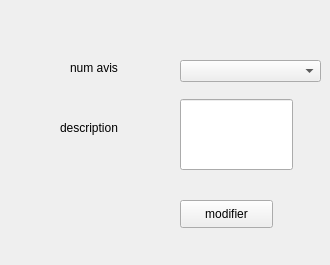
     <widget class="QWidget" name="tab_9">
      <attribute name="title">
       <string>modifier un avis de client</string>
      </attribute>
      <widget class="QLabel" name="label_15">
       <property name="geometry">
        <rect>
         <x>70</x>
         <y>240</y>
         <width>61</width>
         <height>16</height>
        </rect>
       </property>
       <property name="text">
        <string/>
       </property>
      </widget>
      <widget class="QLabel" name="label_16">
       <property name="geometry">
        <rect>
         <x>70</x>
         <y>60</y>
         <width>61</width>
         <height>16</height>
        </rect>
       </property>
       <property name="text">
        <string>num avis</string>
       </property>
      </widget>
      <widget class="QLabel" name="label_20">
       <property name="geometry">
        <rect>
         <x>60</x>
         <y>120</y>
         <width>91</width>
         <height>16</height>
        </rect>
       </property>
       <property name="text">
        <string>description</string>
       </property>
      </widget>
      <widget class="QLineEdit" name="etat_2">
       <property name="geometry">
        <rect>
         <x>180</x>
         <y>99</y>
         <width>113</width>
         <height>71</height>
        </rect>
       </property>
      </widget>
      <widget class="QComboBox" name="x1">
       <property name="geometry">
        <rect>
         <x>180</x>
         <y>60</y>
         <width>141</width>
         <height>22</height>
        </rect>
       </property>
      </widget>
      <widget class="QPushButton" name="pushButton_4">
       <property name="geometry">
        <rect>
         <x>180</x>
         <y>200</y>
         <width>93</width>
         <height>28</height>
        </rect>
       </property>
       <property name="text">
        <string>modifier</string>
       </property>
      </widget>
     </widget>
